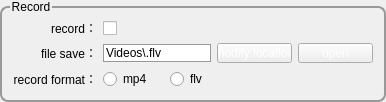
                 <widget class="QGroupBox" name="groupBox_26">
                  <property name="styleSheet">
                   <string notr="true">QGroupBox{ 
	border: 2px solid rgb(153,153,153);
    border-radius:8px;
    margin-top:6px;  
}
QGroupBox:title{ 
	color:black;
    subcontrol-origin: margin; 
    left: 10px;  
}</string>
                  </property>
                  <property name="title">
                   <string>Record</string>
                  </property>
                  <layout class="QGridLayout" name="gridLayout_5">
                   <item row="1" column="1">
                    <widget class="QCheckBox" name="m_pCheckRecordSec">
                     <property name="sizePolicy">
                      <sizepolicy hsizetype="Fixed" vsizetype="Minimum">
                       <horstretch>0</horstretch>
                       <verstretch>0</verstretch>
                      </sizepolicy>
                     </property>
                     <property name="layoutDirection">
                      <enum>Qt::RightToLeft</enum>
                     </property>
                     <property name="text">
                      <string/>
                     </property>
                    </widget>
                   </item>
                   <item row="2" column="0">
                    <widget class="QLabel" name="label_267">
                     <property name="text">
                      <string>file save：</string>
                     </property>
                     <property name="alignment">
                      <set>Qt::AlignRight|Qt::AlignTrailing|Qt::AlignVCenter</set>
                     </property>
                    </widget>
                   </item>
                   <item row="2" column="4">
                    <widget class="QPushButton" name="m_pBtnModifyLocationSec">
                     <property name="sizePolicy">
                      <sizepolicy hsizetype="Fixed" vsizetype="Fixed">
                       <horstretch>0</horstretch>
                       <verstretch>0</verstretch>
                      </sizepolicy>
                     </property>
                     <property name="minimumSize">
                      <size>
                       <width>75</width>
                       <height>20</height>
                      </size>
                     </property>
                     <property name="maximumSize">
                      <size>
                       <width>75</width>
                       <height>20</height>
                      </size>
                     </property>
                     <property name="styleSheet">
                      <string notr="true">color: rgb(255, 255, 255);
border-image: url(:/images/btn_back.png);</string>
                     </property>
                     <property name="text">
                      <string>modify location</string>
                     </property>
                    </widget>
                   </item>
                   <item row="1" column="0">
                    <widget class="QLabel" name="label">
                     <property name="text">
                      <string>record：</string>
                     </property>
                     <property name="alignment">
                      <set>Qt::AlignRight|Qt::AlignTrailing|Qt::AlignVCenter</set>
                     </property>
                    </widget>
                   </item>
                   <item row="3" column="0">
                    <widget class="QLabel" name="label_268">
                     <property name="text">
                      <string>record format：</string>
                     </property>
                     <property name="alignment">
                      <set>Qt::AlignRight|Qt::AlignTrailing|Qt::AlignVCenter</set>
                     </property>
                    </widget>
                   </item>
                   <item row="3" column="1" colspan="2">
                    <widget class="QRadioButton" name="m_pRdBtnMP4Sec">
                     <property name="text">
                      <string>mp4</string>
                     </property>
                    </widget>
                   </item>
                   <item row="2" column="1" colspan="3">
                    <widget class="QLineEdit" name="m_pLdtRecordFilePathSec">
                     <property name="contextMenuPolicy">
                      <enum>Qt::NoContextMenu</enum>
                     </property>
                     <property name="styleSheet">
                      <string notr="true">border:1px solid;
border-color: rgb(153,153,153);</string>
                     </property>
                     <property name="text">
                      <string>Videos\.flv</string>
                     </property>
                    </widget>
                   </item>
                   <item row="2" column="5">
                    <widget class="QPushButton" name="m_pBtnOpenSec">
                     <property name="sizePolicy">
                      <sizepolicy hsizetype="Fixed" vsizetype="Fixed">
                       <horstretch>0</horstretch>
                       <verstretch>0</verstretch>
                      </sizepolicy>
                     </property>
                     <property name="minimumSize">
                      <size>
                       <width>75</width>
                       <height>20</height>
                      </size>
                     </property>
                     <property name="maximumSize">
                      <size>
                       <width>75</width>
                       <height>20</height>
                      </size>
                     </property>
                     <property name="styleSheet">
                      <string notr="true">color: rgb(255, 255, 255);
border-image: url(:/images/btn_back.png);</string>
                     </property>
                     <property name="text">
                      <string>open</string>
                     </property>
                    </widget>
                   </item>
                   <item row="3" column="3">
                    <widget class="QRadioButton" name="m_pRdBtnFLVSec">
                     <property name="text">
                      <string>flv</string>
                     </property>
                    </widget>
                   </item>
                  </layout>
                 </widget>
